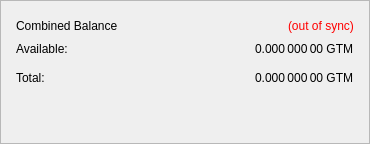
                                                                            <widget class="QFrame" name="frame_CombinedBalances">
                                                                                <property name="sizePolicy">
                                                                                    <sizepolicy hsizetype="Expanding" vsizetype="Expanding">
                                                                                        <horstretch>0</horstretch>
                                                                                        <verstretch>0</verstretch>
                                                                                    </sizepolicy>
                                                                                </property>
                                                                                <property name="minimumSize">
                                                                                    <size>
                                                                                        <width>370</width>
                                                                                        <height>0</height>
                                                                                    </size>
                                                                                </property>
                                                                                <property name="frameShape">
                                                                                    <enum>QFrame::StyledPanel</enum>
                                                                                </property>
                                                                                <property name="frameShadow">
                                                                                    <enum>QFrame::Raised</enum>
                                                                                </property>
                                                                                <layout class="QVBoxLayout" name="verticalLayout_5">
                                                                                    <property name="leftMargin">
                                                                                        <number>15</number>
                                                                                    </property>
                                                                                    <property name="topMargin">
                                                                                        <number>15</number>
                                                                                    </property>
                                                                                    <property name="rightMargin">
                                                                                        <number>15</number>
                                                                                    </property>
                                                                                    <property name="bottomMargin">
                                                                                        <number>15</number>
                                                                                    </property>
                                                                                    <item>
                                                                                        <layout class="QHBoxLayout" name="horizontalLayout_5" stretch="0,0,0">
                                                                                            <item>
                                                                                                <widget class="QLabel" name="label_5z">
                                                                                                    <property name="minimumSize">
                                                                                                        <size>
                                                                                                            <width>170</width>
                                                                                                            <height>20</height>
                                                                                                        </size>
                                                                                                    </property>
                                                                                                    <property name="font">
                                                                                                        <font/>
                                                                                                    </property>
                                                                                                    <property name="toolTip">
                                                                                                        <string>Combined Balance (including unconfirmed and immature coins)</string>
                                                                                                    </property>
                                                                                                    <property name="text">
                                                                                                        <string>Combined Balance</string>
                                                                                                    </property>
                                                                                                </widget>
                                                                                            </item>
                                                                                            <item>
                                                                                                <spacer name="horizontalSpacer_1">
                                                                                                    <property name="orientation">
                                                                                                        <enum>Qt::Horizontal</enum>
                                                                                                    </property>
                                                                                                    <property name="sizeHint" stdset="0">
                                                                                                        <size>
                                                                                                            <width>40</width>
                                                                                                            <height>20</height>
                                                                                                        </size>
                                                                                                    </property>
                                                                                                </spacer>
                                                                                            </item>
                                                                                            <item>
                                                                                                <widget class="QLabel" name="labelWalletStatus">
                                                                                                    <property name="cursor">
                                                                                                        <cursorShape>WhatsThisCursor</cursorShape>
                                                                                                    </property>
                                                                                                    <property name="toolTip">
                                                                                                        <string>The displayed information may be out of date. Your wallet automatically synchronizes with the Gentarium network after a connection is established, but this process has not completed yet.</string>
                                                                                                    </property>
                                                                                                    <property name="styleSheet">
                                                                                                        <string notr="true">QLabel { color: red; }</string>
                                                                                                    </property>
                                                                                                    <property name="text">
                                                                                                        <string notr="true">(out of sync)</string>
                                                                                                    </property>
                                                                                                    <property name="alignment">
                                                                                                        <set>Qt::AlignLeading|Qt::AlignLeft|Qt::AlignVCenter</set>
                                                                                                    </property>
                                                                                                </widget>
                                                                                            </item>
                                                                                        </layout>
                                                                                    </item>
                                                                                    <item>
                                                                                        <layout class="QGridLayout" name="gridLayout_3">
                                                                                            <property name="spacing">
                                                                                                <number>12</number>
                                                                                            </property>
                                                                                            <item row="1" column="0">
                                                                                                <widget class="QLabel" name="labelBalanceTextz">
                                                                                                    <property name="text">
                                                                                                        <string>Available:</string>
                                                                                                    </property>
                                                                                                </widget>
                                                                                            </item>
                                                                                            <item row="2" column="0">
                                                                                                <widget class="QLabel" name="labelTotalTextz">
                                                                                                    <property name="text">
                                                                                                        <string>Total:</string>
                                                                                                    </property>
                                                                                                </widget>
                                                                                            </item>
                                                                                            <item row="2" column="2">
                                                                                                <widget class="QLabel" name="labelTotalz">
                                                                                                    <property name="font">
                                                                                                        <font/>
                                                                                                    </property>
                                                                                                    <property name="cursor">
                                                                                                        <cursorShape>IBeamCursor</cursorShape>
                                                                                                    </property>
                                                                                                    <property name="toolTip">
                                                                                                        <string>Total Balance, including all unavailable coins.</string>
                                                                                                    </property>
                                                                                                    <property name="text">
                                                                                                        <string notr="true">0.000 000 00 GTM</string>
                                                                                                    </property>
                                                                                                    <property name="alignment">
                                                                                                        <set>Qt::AlignLeading|Qt::AlignLeft|Qt::AlignVCenter</set>
                                                                                                    </property>
                                                                                                    <property name="textInteractionFlags">
                                                                                                        <set>Qt::LinksAccessibleByMouse|Qt::TextSelectableByKeyboard|Qt::TextSelectableByMouse</set>
                                                                                                    </property>
                                                                                                </widget>
                                                                                            </item>
                                                                                            <item row="2" column="1">
                                                                                                <spacer name="horizontalSpacer_2">
                                                                                                    <property name="orientation">
                                                                                                        <enum>Qt::Horizontal</enum>
                                                                                                    </property>
                                                                                                    <property name="sizeHint" stdset="0">
                                                                                                        <size>
                                                                                                            <width>40</width>
                                                                                                            <height>20</height>
                                                                                                        </size>
                                                                                                    </property>
                                                                                                </spacer>
                                                                                            </item>
                                                                                            <item row="1" column="2">
                                                                                                <widget class="QLabel" name="labelBalancez">
                                                                                                    <property name="font">
                                                                                                        <font/>
                                                                                                    </property>
                                                                                                    <property name="cursor">
                                                                                                        <cursorShape>IBeamCursor</cursorShape>
                                                                                                    </property>
                                                                                                    <property name="toolTip">
                                                                                                        <string>Your current spendable balance</string>
                                                                                                    </property>
                                                                                                    <property name="text">
                                                                                                        <string notr="true">0.000 000 00 GTM</string>
                                                                                                    </property>
                                                                                                    <property name="alignment">
                                                                                                        <set>Qt::AlignLeading|Qt::AlignLeft|Qt::AlignVCenter</set>
                                                                                                    </property>
                                                                                                    <property name="textInteractionFlags">
                                                                                                        <set>Qt::LinksAccessibleByMouse|Qt::TextSelectableByKeyboard|Qt::TextSelectableByMouse</set>
                                                                                                    </property>
                                                                                                </widget>
                                                                                            </item>
                                                                                        </layout>
                                                                                    </item>
                                                                                    <item>
                                                                                        <spacer name="verticalSpacer_1">
                                                                                            <property name="orientation">
                                                                                                <enum>Qt::Vertical</enum>
                                                                                            </property>
                                                                                            <property name="sizeType">
                                                                                                <enum>QSizePolicy::Expanding</enum>
                                                                                            </property>
                                                                                            <property name="sizeHint" stdset="0">
                                                                                                <size>
                                                                                                    <width>20</width>
                                                                                                    <height>40</height>
                                                                                                </size>
                                                                                            </property>
                                                                                        </spacer>
                                                                                    </item>
                                                                                </layout>
                                                                            </widget>
